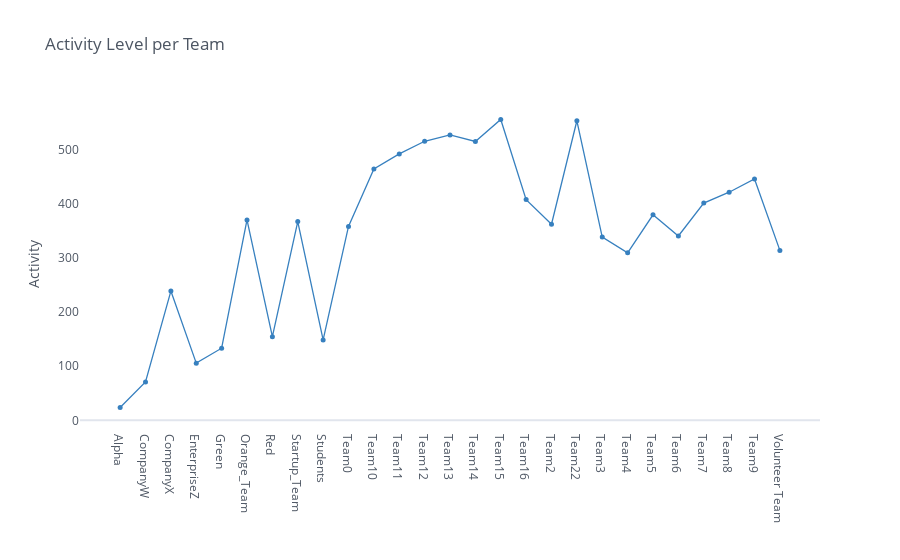

Write notebook code for a chart like this one.
### Code cell
# Activity level metric (events / number of users)
df4 = df3.join(df0)
df4['activity_level'] = (df4['events']) / df4['email']
df4 = df4.rename(columns={'email': 'users'})
df4.head(5)
df_ = df4
df_.iplot(y='activity_level', theme='white', mode='lines+markers', color='blue', 
          title='Activity Level per Team', size=5, showgrid=False, yTitle='Activity')

### Figure 1 — Plotly figure (JSON) as saved in the notebook; plotly's stock layout.template omitted (floating-point values rounded to 4 significant figures)
{"data": [{"line": {"color": "rgba(55, 128, 191, 1.0)", "dash": "solid", "shape": "linear", "width": 1.3}, "marker": {"size": 5, "symbol": "circle"}, "mode": "lines+markers", "name": "activity_level", "text": "", "type": "scatter", "x": ["Alpha", "CompanyW", "CompanyX", "EnterpriseZ", "Green", "Orange_Team", "Red", "Startup_Team", "Students", "Team0", "Team10", "Team11", "Team12", "Team13", "Team14", "Team15", "Team16", "Team2", "Team22", "Team3", "Team4", "Team5", "Team6", "Team7", "Team8", "Team9", "Volunteer Team"], "y": [23.61, 70.8, 238.6, 105.5, 133.1, 370, 154.5, 367, 148.5, 358, 464, 491.8, 515.2, 526.8, 514.8, 555.4, 407.5, 362, 553, 338.3, 309.2, 379.4, 340.3, 401.1, 421.1, 445.7, 313.7]}], "layout": {"autosize": true, "legend": {"bgcolor": "#FFFFFF", "font": {"color": "#4D5663"}}, "paper_bgcolor": "#FFFFFF", "plot_bgcolor": "#FFFFFF", "title": {"font": {"color": "#4D5663"}, "text": "Activity Level per Team"}, "xaxis": {"autorange": true, "gridcolor": "#E1E5ED", "range": [-1.611, 27.61], "showgrid": false, "tickfont": {"color": "#4D5663"}, "title": {"font": {"color": "#4D5663"}, "text": ""}, "type": "category", "zerolinecolor": "#E1E5ED"}, "yaxis": {"autorange": true, "gridcolor": "#E1E5ED", "range": [-16.03, 595.0], "showgrid": false, "tickfont": {"color": "#4D5663"}, "title": {"font": {"color": "#4D5663"}, "text": "Activity"}, "type": "linear", "zerolinecolor": "#E1E5ED"}}}
